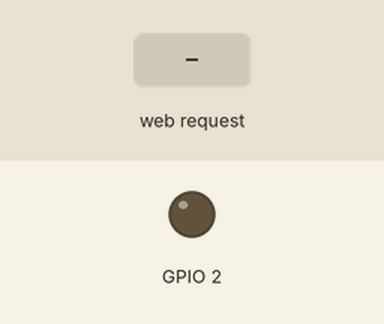
A sketch run on a simulated ESP32. Parts: output pins drawn as LEDs (lit = HIGH). Inputs (shaded band) come from the test bench. WiFi joins after 1.5 s; servers stay silent unless stated; what the sketch prints to the serial monitor is not drawn.

Above: at 2.7 s.
2.8 s: HTTP request GET /H received
At 4.0 s:
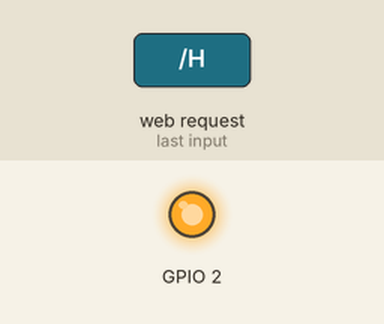
4.3 s: HTTP request GET /L received
At 5.3 s:
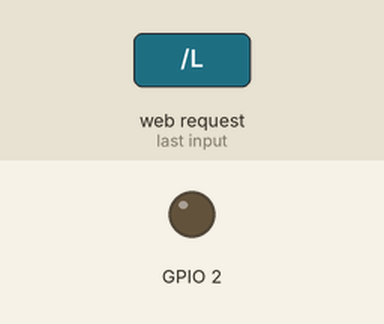
Timing chart, 0 to 7.3 s (numbered marks = the images above; inputs shaded):
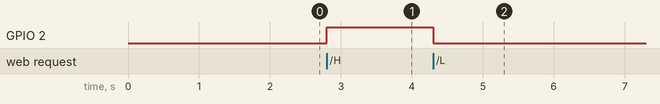

Measured:
- after the input at 2.8 s, GPIO 2: LOW → HIGH at once
- after the input at 4.3 s, GPIO 2: HIGH → LOW at once

The sketch:

connected_wifi.ino
```cpp
// Load Wi-Fi library
#include "WiFi.h"

// Replace with your network credentials
const char* ssid = "Tj"; // SSID dari wifi anda
const char* password = "iyalahwaak"; // Pass dari wifi anda

// Set web server port number to 80
WiFiServer server(80);

// Variable to store the HTTP request
String header;

// Auxiliar variables to store the current output state
String output5State = "off";
String output4State = "off";
// Assign output variables to GPIO pins
const int output5 = 2;
const int output4 = 2;

void setup() {
  // put your setup code here, to run once:
  Serial.begin(115200);
  // Initialize the output variables as outputs
  pinMode(2, OUTPUT);
  pinMode(2, OUTPUT);
  // Set outputs to LOW
  digitalWrite(2, LOW);
  digitalWrite(2, LOW);

  // Connect to Wi-Fi network with SSID and password
  Serial.print("Connecting to ");
  Serial.println(ssid);
  WiFi.begin(ssid, password);
  while (WiFi.status() != WL_CONNECTED) {
    delay(500);
    Serial.print(".");
  }

  // Print local IP address and start web server
  Serial.println("");
  Serial.println("WiFi connected.");
  Serial.println("IP address: ");
  Serial.println(WiFi.localIP());
  server.begin();
}

void loop() {
  // put your main code here, to run repeatedly:
  WiFiClient client = server.available();  // Listen for incoming clients
  if (client) {                            // If a new client connects,
    Serial.println("New Client.");         // print a message out in the serial port
    String currentLine = "";
    while (client.connected()) {  // loop while the client's connected
      if (client.available()) {   // if there's bytes to read
        char c = client.read();   // read a byte, then
        Serial.write(c);          // print it out the serial monitor
        header += c;
        if (c == '\n') {  // if the byte is a newline character
                          // if the current line is blank, you got two newline characters in a row.
          // that's the end of the client HTTP request, so send a response:
          if (currentLine.length() == 0) {
            // HTTP headers always start with a response code (e.g. HTTP/1.1 200 OK)
            //and content - type so the client knows what's coming, then a blank line:
            client.println("HTTP/1.1 200 OK");
            client.println("Content-type:text/html");
            client.println("Connection: close");
            client.println();
            client.print("Click <a href=\"/H\">here<a/> to turn the LED on pin 5 on.<br>");
            client.print("Click <a href=\"/L\">here<a/> to turn the LED on pin 5 off.<br>");
            client.println();
            break;
          } else {
            currentLine = "";
          }
        } else if (c != '\r') {
          currentLine += c;
        }

        if (currentLine.endsWith("GET /H")) {
          digitalWrite(2, HIGH);
        }

        if (currentLine.endsWith("GET /L")) {
          digitalWrite(2, LOW);
        }
      }
    }
    client.stop();
    Serial.println("Client Disconnected");
  }
}
```
